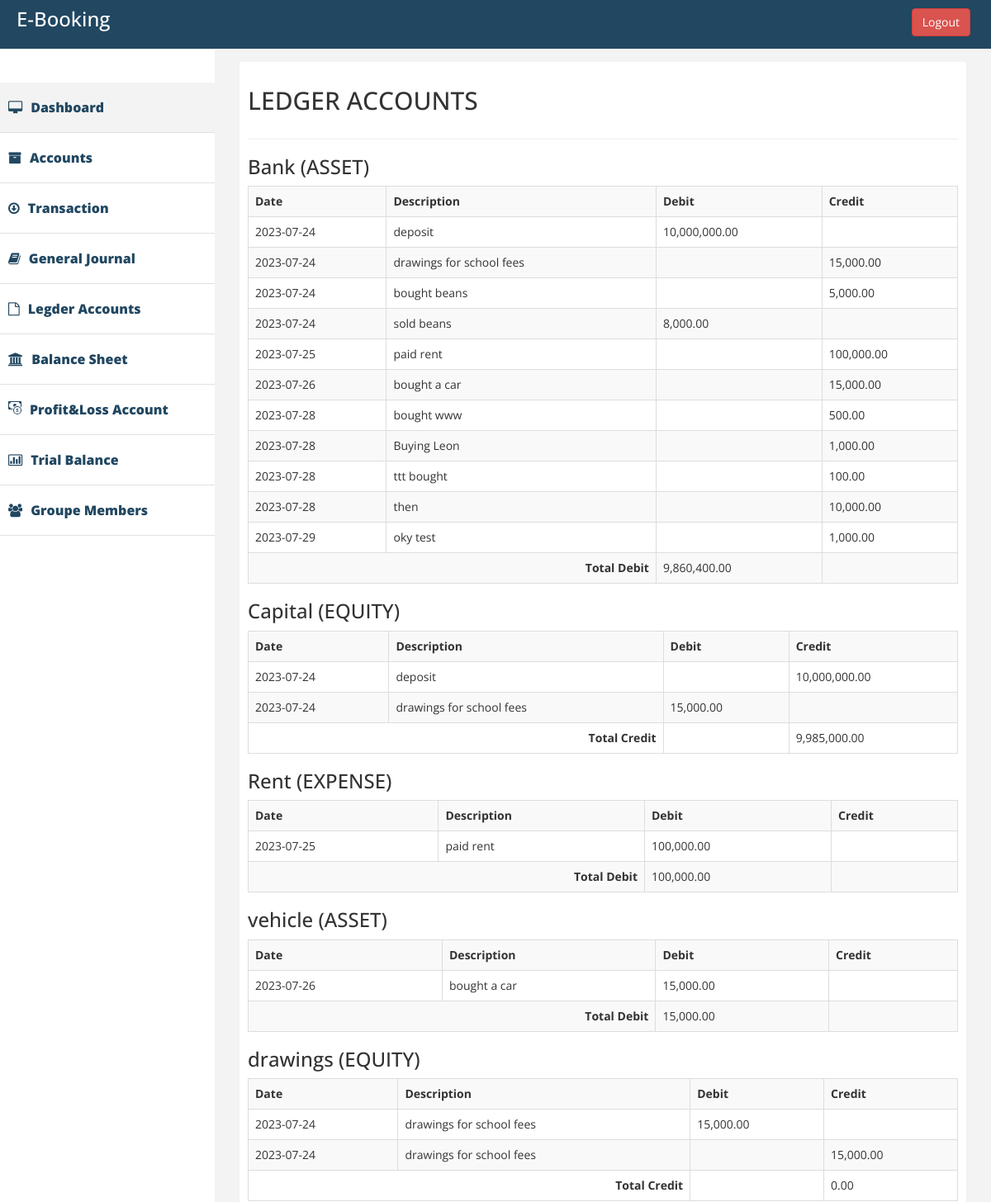
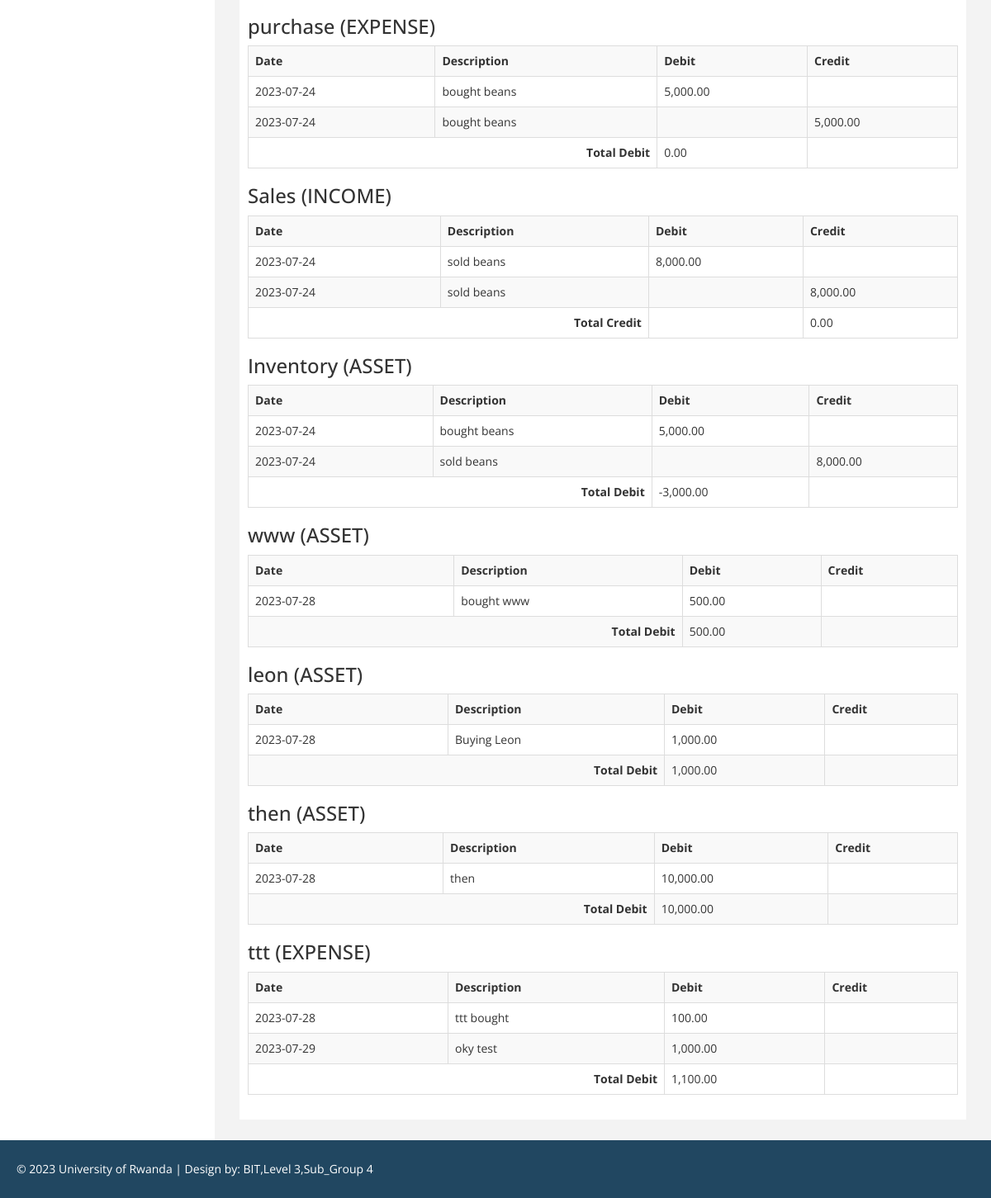
The page /ledger.php (signed in) on the database its author committed (2 pictures, top to bottom).
### tables this page shows
CREATE TABLE `accounts` (
  `account_id` int(11) NOT NULL,
  `account_name` varchar(255) NOT NULL,
  `account_type` enum('asset','expense','equity','liability','income') NOT NULL
);

### ledger.php (the view, shortened to what this page needs)
<!DOCTYPE html>
<html xmlns="http://www.w3.org/1999/xhtml">
<head>
    <link href="assets/css/bootstrap.css" rel="stylesheet" />
    <link href="assets/css/font-awesome.css" rel="stylesheet" />
    <link href="assets/css/custom.css" rel="stylesheet" />
</head>
<body>
    <?php
    include 'navheader.php';
    ?>
      <?php
    include 'navtop.php';
    ?>
        <div id="page-wrapper" >
            <div id="page-inner">
                <div class="row">
                    <div class="col-md-12">
                     <h2>LEDGER ACCOUNTS </h2>
                    </div>
                </div>
                  <hr />
     <div class="content">
        <?php
        require_once 'connection.php';
        $sql_accounts = "SELECT account_id, account_name, account_type FROM accounts";
        $result_accounts = $conn->query($sql_accounts);
        if ($result_accounts->num_rows > 0) {
            while ($row_account = $result_accounts->fetch_assoc()) {
                $account_id = $row_account['account_id'];
                $account_name = $row_account['account_name'];
                $account_type = $row_account['account_type'];
                $is_debit_account = ($account_type === 'asset' || $account_type === 'expense') ? true : false;
                $sql = "SELECT t.transaction_date, t.description, j.debit_amount, j.credit_amount
                        FROM transactions t
                        INNER JOIN journalEntries j ON t.transaction_id = j.transaction_id
                        WHERE j.account_id = $account_id
                        ORDER BY t.transaction_date";
                $result = $conn->query($sql);
                if ($result->num_rows > 0) {
                    echo '<h3>' . $account_name . ' (' . strtoupper($account_type) . ')</h3>';
                    echo '<table class="table table-striped table-bordered table-hover">';
                    echo '<tr><th>Date</th><th>Description</th><th>Debit</th><th>Credit</th></tr>';
                    $balance = 0;
                    while ($row = $result->fetch_assoc()) {
                        $debit_amount = $row['debit_amount'];
                        $credit_amount = $row['credit_amount'];
                        $balance += ($is_debit_account ? ($debit_amount - $credit_amount) : ($credit_amount - $debit_amount));
                        echo '<tr>';
                        echo '<td>' . $row['transaction_date'] . '</td>';
                        echo '<td>' . $row['description'] . '</td>';
                        echo '<td>' . ($debit_amount > 0 ? number_format($debit_amount, 2, '.', ',') : '') . '</td>';
                        echo '<td>' . ($credit_amount > 0 ? number_format($credit_amount, 2, '.', ',') : '') . '</td>';
                        echo '</tr>';
                    }
                    echo '<tr>';
                    echo '<td colspan="2" align="right"><strong>Total ' . ($is_debit_account ? 'Debit' : 'Credit') . '</strong></td>';
                    echo '<td>' . ($is_debit_account ? number_format($balance, 2, '.', ',') : '') . '</td>';
                    echo '<td>' . (!$is_debit_account ? number_format($balance, 2, '.', ',') : '') . '</td>';
                    echo '</tr>';
                    echo '</table>';
                } else {
                }
            }
        } else {
        }
        ?>
    </div>
    </div>
            </div>
        </div>
    <?php
    include 'footer.php';
    ?>
</html>

### assets/css/custom.css (style rules this page uses)
body { font-family: 'Open Sans', sans-serif; line-height:30px; }
#page-wrapper { padding: 15px 15px; min-height: 600px; background:#F3F3F3; }
#page-inner { width:100%; margin:10px 20px 10px 0px; background-color:#fff!important; padding:10px; min-height:1050px; }
@media (min-width:768px) { #page-wrapper { margin: 0 0 0 260px; padding: 15px 30px; min-height: 1050px; } }

### rows shown on the page
accounts: account_name "Bank", account_type "ASSET", transaction_date "2023-07-24", description "deposit", debit_amount "10,000,000.00", description "drawings for school fees", credit_amount "15,000.00", description "bought beans", credit_amount "5,000.00", description "sold beans", debit_amount "8,000.00", transaction_date "2023-07-25", description "paid rent", credit_amount "100,000.00", transaction_date "2023-07-26", description "bought a car", transaction_date "2023-07-28", description "bought www", credit_amount "500.00", description "Buying Leon", credit_amount "1,000.00", description "ttt bought", credit_amount "100.00", description "then", credit_amount "10,000.00", transaction_date "2023-07-29", description "oky test", shows "Debit", balance "9,860,400.00"
accounts: account_name "Capital", account_type "EQUITY", transaction_date "2023-07-24", description "deposit", credit_amount "10,000,000.00", description "drawings for school fees", debit_amount "15,000.00", shows "Credit", balance "9,985,000.00"
accounts: account_name "Rent", account_type "EXPENSE", transaction_date "2023-07-25", description "paid rent", debit_amount "100,000.00", shows "Debit", balance "100,000.00"
accounts: account_name "vehicle", account_type "ASSET", transaction_date "2023-07-26", description "bought a car", debit_amount "15,000.00", shows "Debit", balance "15,000.00"
accounts: account_name "drawings", account_type "EQUITY", transaction_date "2023-07-24", description "drawings for school fees", debit_amount "15,000.00", credit_amount "15,000.00", shows "Credit", balance "0.00"
accounts: account_name "purchase", account_type "EXPENSE", transaction_date "2023-07-24", description "bought beans", debit_amount "5,000.00", credit_amount "5,000.00", shows "Debit", balance "0.00"
accounts: account_name "Sales", account_type "INCOME", transaction_date "2023-07-24", description "sold beans", debit_amount "8,000.00", credit_amount "8,000.00", shows "Credit", balance "0.00"
accounts: account_name "Inventory", account_type "ASSET", transaction_date "2023-07-24", description "bought beans", debit_amount "5,000.00", description "sold beans", credit_amount "8,000.00", shows "Debit", balance "-3,000.00"
accounts: account_name "www", account_type "ASSET", transaction_date "2023-07-28", description "bought www", debit_amount "500.00", shows "Debit", balance "500.00"
accounts: account_name "leon", account_type "ASSET", transaction_date "2023-07-28", description "Buying Leon", debit_amount "1,000.00", shows "Debit", balance "1,000.00"
accounts: account_name "then", account_type "ASSET", transaction_date "2023-07-28", description "then", debit_amount "10,000.00", shows "Debit", balance "10,000.00"
accounts: account_name "ttt", account_type "EXPENSE", transaction_date "2023-07-28", description "ttt bought", debit_amount "100.00", transaction_date "2023-07-29", description "oky test", debit_amount "1,000.00", shows "Debit", balance "1,100.00"
